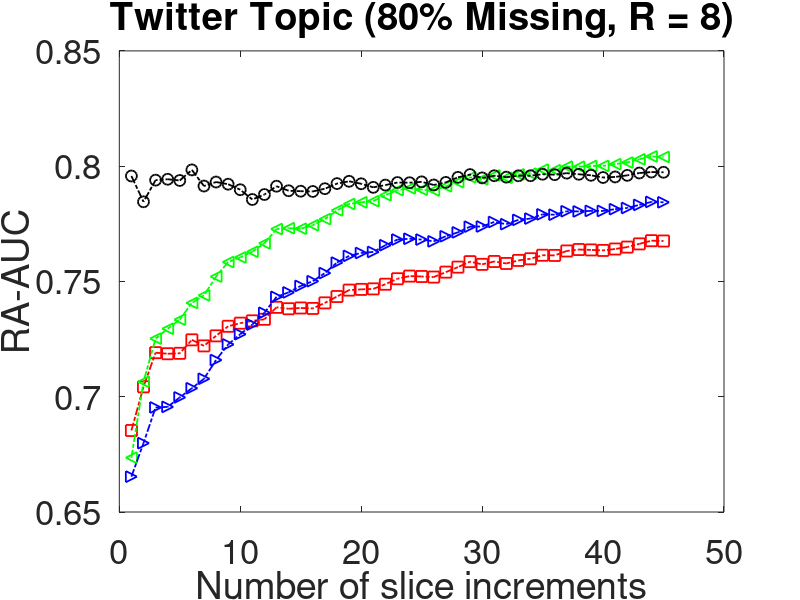

Source code (MATLAB):
clear all;
close all;

df = load('r8.mat');
% mast mis80
mast = df.mis80_r8(:,1);
% tncp mis80
tncp = df.mis80_r8(:,2);
% als mis80
als = df.mis80_r8(:,3);
% our mis80
our= df.mis80_r8(:,4);

nrank = [1:1:45];

figure (1);
hold on;
box on;
%change color
plot(nrank, mast,  'rs-.','LineWidth',1.3, 'MarkerSize',8);
plot(nrank, tncp, 'g<-.','LineWidth',1.3, 'MarkerSize',8);
plot(nrank, als, 'b>-.','LineWidth',1.3, 'MarkerSize',8);
plot(nrank, our, 'ko-.', 'LineWidth',1.3, 'MarkerSize',8);

% legend('MAST','TNCP','CP-ALS','POST');
%lgd = legend('Ours-Win-1','Ours-Win-2','Ours-Win-3', 'GP-PTF');
%lgd.FontSize = 25;
ylabel('RA-AUC', 'FontSize',25);
xlabel('Number of slice increments','FontSize',25);

title('Twitter Topic (80% Missing, R = 8)','FontSize',25)

% xlim([0.9,101]);
 %ylim([0,1]);
% set(gca,'XTick',10:10:100, 'FontSize',25);
set(gca, 'FontSize',25);
 %set(gca,'YTick',[0.55, 0.65, 0.75, 0.85], 'FontSize',25);
 set(gca,'FontSize',25);

